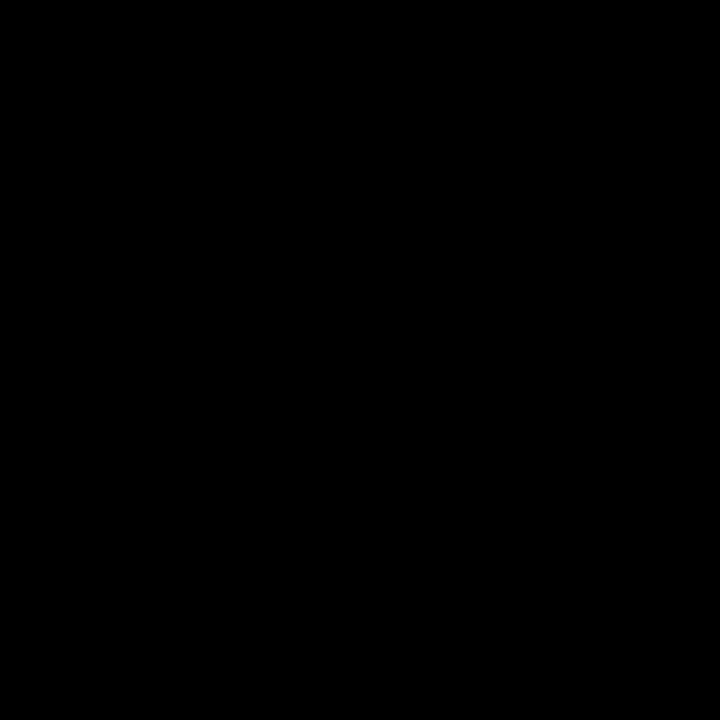
Frame 1 (no input)
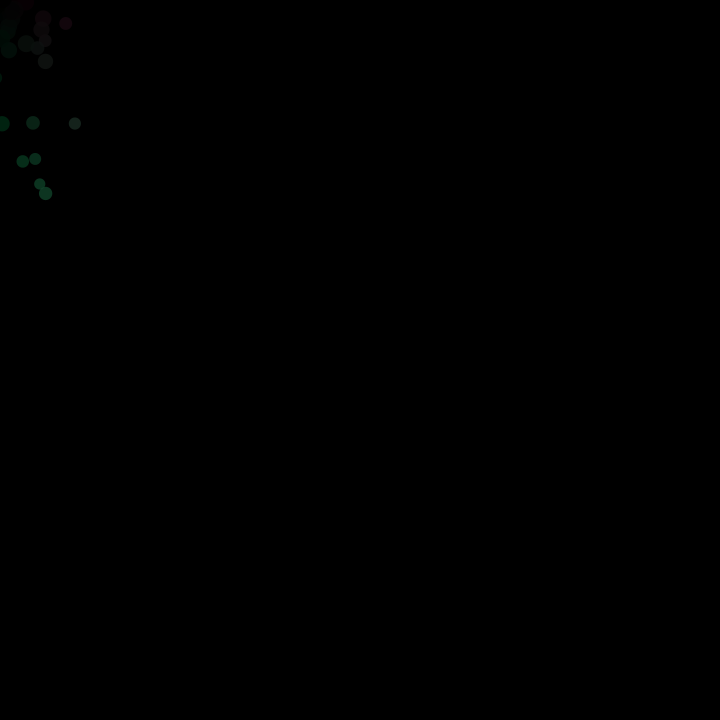
Frame 60 (the mouse pressed at the canvas centre just before this capture)
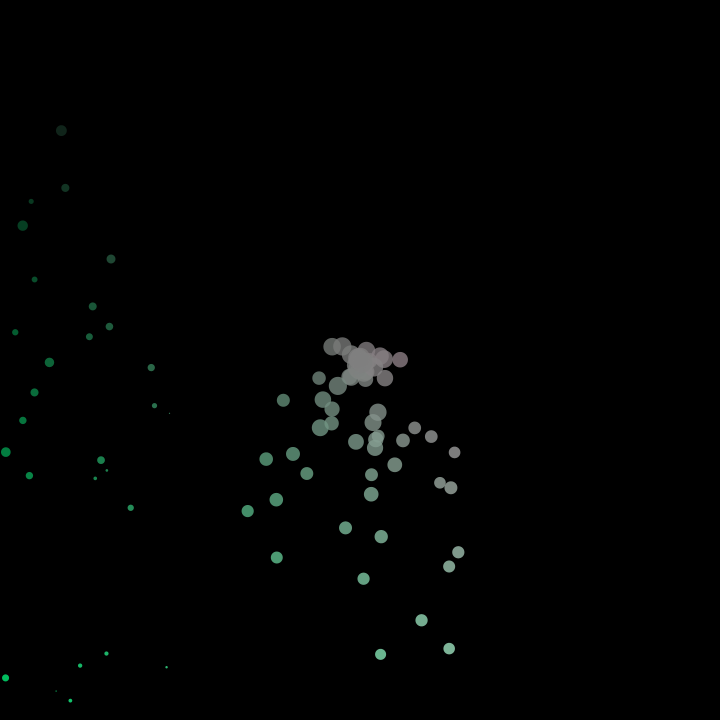
Frame 120 (the mouse held since frame 60 and released just before this capture)

The Processing sketch that drew these frames (run headless with seeded random() and noise(); from frame 60 on, the mouse is pressed at the canvas centre):

// Processing sketch: particle_sys
// ── particle_sys.pde
//Particle System
//Hassan Ali Amjad
//CS30

//Particles with gravity that spawn at your mouse cursor

ArrayList<Particle> particles = new ArrayList<Particle>();

void setup() {
  size(720, 720);
}

void draw() {
  background(0);
  //gravity is a downwards vector
  PVector gravity = new PVector(0, 0.12);
  //spawn particles at mouse cursor
  particles.add(new Particle(mouseX, mouseY));

  for (int i = 0; i < particles.size(); i++) {
    if (particles.get(i).isAlive() == false) {
      //remove dead particles
      particles.remove(i);
    } else {
      //display, move, and apply gravity on all alive particles
      particles.get(i).move();
      particles.get(i).display();
      particles.get(i).applyGravity(gravity);
    }
  }
}

// ── Particle.pde
class Particle {

  PVector location;
  PVector velocity;
  PVector acceleration;

  int size, time, colorX, colorY, LIFETIME;
  boolean alive;

  Particle(int x_, int y_) {
    //declare random initial velocities
    velocity = new PVector(random(-2, 2), random(-2, 2));
    //location set to x and y passed into class
    location = new PVector(x_, y_);
    size = 20;
    //randomly choose amount of frames a particle will be displayed
    LIFETIME = (int)random(100, 150);
    acceleration = new PVector(0, 0.07);
    alive = true;
    time = 0;
  }

  void display() {
    //map the cursor position to color of particle
    colorX = (int)map(location.x, 0, width, 0, 255);
    colorY = (int)map(location.y, 0, height, 0, 255);
    fill(colorX, colorY, (colorX+colorY)/2, 200);
    noStroke();
    //create new matrix with particle at origin and manipulate that through matrix transformations
    pushMatrix();
    translate(location.x, location.y);
    //reduce size of matrix depending on frames passed
    scale(map(time, 0, LIFETIME, 1, 0));
    circle(0, 0, size);
    popMatrix();
    //keep track of frames
    time++;
  }

  void move() {
    velocity.add(acceleration);
    location.add(velocity);
    //reset acceleration
    acceleration.mult(0);

    //bounce off bottom with opposity lower velocity
    if (location.y > height) {
      velocity.y = velocity.y *= -0.75;
      location.y = height;
    }
  }

  void applyGravity(PVector gravity) {
    //acceleration = force/mass, and mass = size/20
    gravity.div(size/20);
    //add gravity to acceleration
    acceleration.add(gravity);
  }

  //declares particle as dead if frames exceed lifetime
  boolean isAlive() {
    if (time > LIFETIME) {
      alive = false;
    }
    return alive;
  }
}
